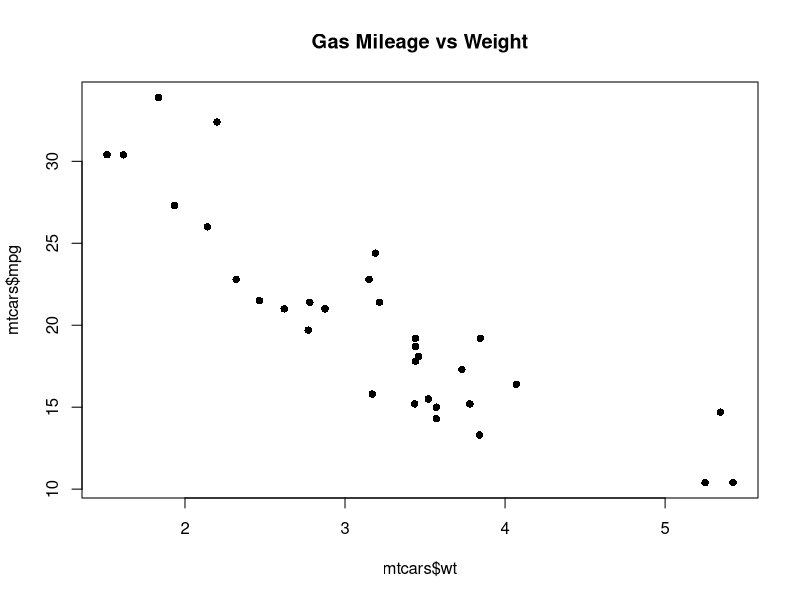
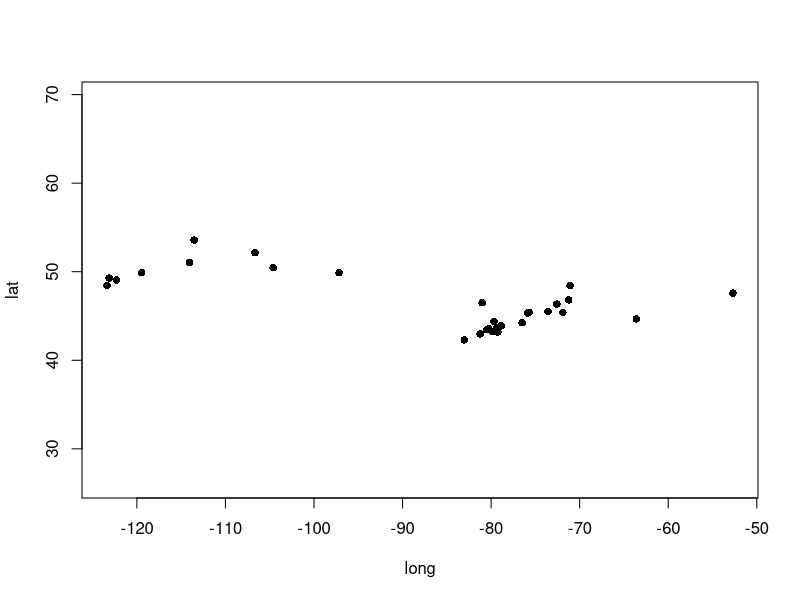

Recreate these plots in R, in order.
## ---- chunk 1
head(airquality)
## ---- chunk 2
#View(mtcars)
names(mtcars)
head(mtcars)
nrow(mtcars)
ncol(mtcars)
## ---- chunk 3
summary(mtcars$wt)
plot(x=mtcars$wt, y=mtcars$mpg, pch=16, main="Gas Mileage vs Weight")
## ---- chunk 4
library(maps)
data(canada.cities)
head(canada.cities)
## ---- chunk 5
head(canada.cities[,1])
head(canada.cities[,"name"])
## ---- chunk 6
idx <- (canada.cities$pop > 100000)
table(idx)
big_cities <- canada.cities[idx,   ]
plot(big_cities[ , c("long","lat")], asp=1, pch=16  )
## ---- chunk 7

